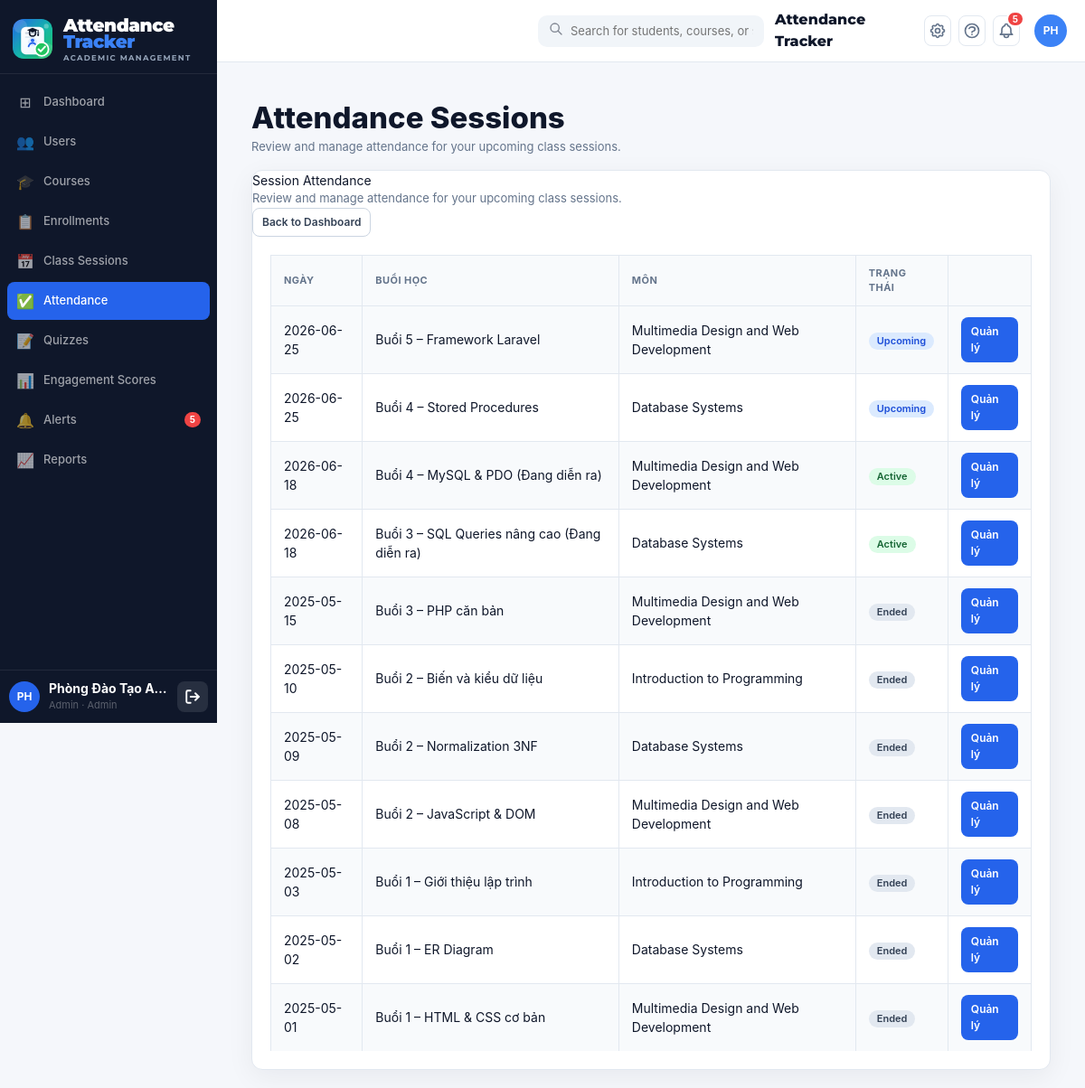
The page /public/teacher/attendance.php (signed in) on the database its author committed.
### tables this page shows
CREATE TABLE IF NOT EXISTS `class_sessions` (
    `id`           INT UNSIGNED NOT NULL AUTO_INCREMENT,
    `course_id`    INT UNSIGNED NOT NULL,
    `teacher_id`   INT UNSIGNED NOT NULL,
    `session_date` DATE         NOT NULL,
    `start_time`   TIME         NOT NULL,
    `end_time`     TIME         NOT NULL,
    `title`        VARCHAR(200) DEFAULT NULL,
    `description`  TEXT         DEFAULT NULL,
    `location`     VARCHAR(100) DEFAULT NULL,
    `status`       ENUM('upcoming','active','ended') NOT NULL DEFAULT 'upcoming',
    `notes`        TEXT         DEFAULT NULL,
    `created_at`   DATETIME     NOT NULL DEFAULT CURRENT_TIMESTAMP,
    `updated_at`   DATETIME     NOT NULL DEFAULT CURRENT_TIMESTAMP ON UPDATE CURRENT_TIMESTAMP,
    PRIMARY KEY (`id`),
    INDEX `idx_cs_course`  (`course_id`),
    INDEX `idx_cs_date`    (`session_date`),
    INDEX `idx_cs_status`  (`status`),
    CONSTRAINT `fk_cs_course`   FOREIGN KEY (`course_id`)  REFERENCES `courses`(`id`) ON DELETE CASCADE,
    CONSTRAINT `fk_cs_teacher`  FOREIGN KEY (`teacher_id`) REFERENCES `users`(`id`)
);

CREATE TABLE IF NOT EXISTS `courses` (
    `id`                       INT UNSIGNED  NOT NULL AUTO_INCREMENT,
    `course_code`              VARCHAR(20)   NOT NULL,
    `course_name`              VARCHAR(150)  NOT NULL,
    `credits`                  TINYINT       NOT NULL DEFAULT 3,
    `semester`                 VARCHAR(20)   NOT NULL   COMMENT 'VD: 2025-2',
    `room`                     VARCHAR(50)   DEFAULT NULL,
    `schedule_info`            VARCHAR(200)  DEFAULT NULL COMMENT 'VD: Thứ 5, 07:30-09:30',
    `absence_threshold`        INT           NOT NULL DEFAULT 3
                               COMMENT 'Số buổi vắng tối đa – vượt ngưỡng thì tạo alert low_attendance',
    `low_engagement_threshold` DECIMAL(5,2)  NOT NULL DEFAULT 40.00
                               COMMENT 'Ngưỡng engagement_index (0-100) – thấp hơn thì tạo alert low_engagement',
    `attend_score`             DECIMAL(4,2)  NOT NULL DEFAULT 2.00
                               COMMENT 'Điểm mặc định/fallback mỗi lần điểm danh đúng giờ',
    `quiz_correct_score`       DECIMAL(4,2)  NOT NULL DEFAULT 2.00
                               COMMENT 'Điểm mặc định/fallback mỗi câu quiz đúng',
    `discussion_score`         DECIMAL(4,2)  NOT NULL DEFAULT 1.00
                               COMMENT 'Điểm mặc định/fallback mỗi lần tham gia thảo luận',
    `is_active`                TINYINT(1)    NOT NULL DEFAULT 1,
    `created_at`               DATETIME      NOT NULL DEFAULT CURRENT_TIMESTAMP,
    `updated_at`               DATETIME      NOT NULL DEFAULT CURRENT_TIMESTAMP ON UPDATE CURRENT_TIMESTAMP,
    PRIMARY KEY (`id`),
    UNIQUE KEY `uq_course_semester` (`course_code`, `semester`),
    INDEX `idx_semester`  (`semester`),
    INDEX `idx_is_active` (`is_active`)
);

### public/teacher/attendance.php (called while the page is built, shortened)
<?php
$db = Database::getInstance()->getConnection();
if ($_SESSION['role'] === 'admin') {
    $stmt = $db->query("
        SELECT cs.*, c.course_name
        FROM class_sessions cs
        JOIN courses c ON cs.course_id = c.id
        ORDER BY cs.session_date DESC
    ");
    $sessions = $stmt->fetchAll();
}
require_once APP_ROOT . '/views/teacher/attendance/sessions_overview.php';

### views/teacher/attendance/sessions_overview.php (the view, shortened to what this page needs)
<?php
require_once APP_ROOT . '/views/layouts/header.php';
?>
<div class="container mt-4">
    <div class="admin-page-title">
        <div class="left">
            <h1>Attendance Sessions</h1>
            <p>Review and manage attendance for your upcoming class sessions.</p>
        </div>
    </div>
    <div class="card">
      <div class="card-header">
        <div>
          <div class="card-title">Session Attendance</div>
          <div class="text-muted" style="font-size:13px;">Review and manage attendance for your upcoming class sessions.</div>
        </div>
        <a href="<?= APP_URL ?>/teacher/dashboard.php" class="btn btn-outline-secondary btn-sm">Back to Dashboard</a>
      </div>
      <div class="card-body">
        <?php if (empty($sessions)): ?>
          <div class="alert alert-info">No attendance sessions found yet.</div>
        <?php else: ?>
          <div class="table-wrap">
            <div class="table-responsive">
              <table class="table table-hover table-striped table-bordered mb-0">
                <thead><tr><th>Ngày</th><th>Buổi học</th><th>Môn</th><th>Trạng thái</th><th></th></tr></thead>
                <tbody>
                <?php foreach ($sessions as $s): ?>
                <tr>
                    <td><?= htmlspecialchars($s['session_date']) ?></td>
                    <td><?= htmlspecialchars($s['title'] ?? 'Buổi học') ?></td>
                    <td><?= htmlspecialchars($s['course_name']) ?></td>
                    <td><span class="badge bg-<?php echo $s['status'] === 'active' ? 'success' : ($s['status'] === 'upcoming' ? 'info' : 'secondary'); ?>"><?= htmlspecialchars(ucfirst($s['status'])) ?></span></td>
                    <td>
                        <a href="<?= APP_URL ?>/teacher/attendance/methods_list.php?session_id=<?= $s['id'] ?>" class="btn btn-sm btn-primary">Quản lý</a>
                    </td>
                </tr>
                <?php endforeach; ?>
                </tbody>
              </table>
            </div>
          </div>
        <?php endif; ?>
      </div>
    </div>
  </div>
<?php require_once APP_ROOT . '/views/layouts/footer.php'; ?>

### public/assets/css/style.css (style rules this page uses)
:root { --primary: #2563eb; --primary-dark: #1d4ed8; --primary-soft: #eff6ff; --sidebar-bg: #0f172a; --text: #0f172a; --text-muted: #64748b; --line: #e2e8f0; --bg: #f5f7fb; --card: #ffffff; --success: #10b981; --warning: #f59e0b; --danger: #ef4444; --radius: 12px; --shadow: 0 8px 30px rgba(15, 23, 42, 0.06); }
*, *::before, *::after { box-sizing: border-box; }
body { margin: 0; font-family: "Inter", "Segoe UI", system-ui, sans-serif; background: var(--bg); color: var(--text); font-size: 14px; line-height: 1.5; }
a { color: inherit; }
.card { background: var(--card); border: 1px solid var(--line); border-radius: var(--radius); box-shadow: var(--shadow); }
.card-body { padding: 20px; }
.table-striped tbody tr:nth-child(odd) { background: #f8fafc; }
.btn { display: inline-flex; align-items: center; justify-content: center; gap: 8px; border-radius: 10px; border: 1px solid transparent; padding: 9px 14px; cursor: pointer; text-decoration: none; font-weight: 600; font-size: 13px; transition: all 0.18s ease; }
.container { width: 100%; max-width: 1140px; margin: 0 auto; padding: 0 18px; }
.mt-4 { margin-top: 24px; }
.text-muted { color: var(--text-muted); }
.table-responsive { overflow-x: auto; }
.table { width: 100%; border-collapse: collapse; }
.table-bordered th, .table-bordered td { border: 1px solid #e2e8f0; }
.bg-success { background: #dcfce7; color: #166534 !important; }
.bg-secondary { background: #e2e8f0; color: #334155 !important; }
.bg-info { background: #dbeafe; color: #1d4ed8 !important; }
.btn-outline-secondary { border-color: #cbd5e1; color: #334155; background: #fff; }
.btn-primary { background: var(--primary); color: #fff; }
.btn-sm { padding: 6px 10px; font-size: 12px; border-radius: 8px; }
.badge { display: inline-flex; align-items: center; justify-content: center; padding: 3px 9px; border-radius: 999px; font-size: 11px; font-weight: 600; line-height: 1.2; }
.table-wrap { overflow-x: auto; }
table { width: 100%; border-collapse: collapse; }
thead tr { background: #f8fafc; }
th { text-align: left; padding: 11px 14px; font-size: 11px; text-transform: uppercase; letter-spacing: 0.04em; color: #64748b; border-bottom: 1px solid var(--line); }
td { padding: 12px 14px; border-bottom: 1px solid #f1f5f9; vertical-align: middle; }
tbody tr:last-child td { border-bottom: none; }
.admin-page-title { display: flex; align-items: center; justify-content: space-between; gap: 14px; margin-bottom: 16px; }
.admin-page-title .left h1 { margin: 0 0 4px; font-size: 33px; font-weight: 800; line-height: 1.08; }
.admin-page-title .left p { margin: 0; color: var(--text-muted); font-size: 13px; }

### rows shown on the page
class_sessions: session_date "2026-06-25", title "Buổi 5 – Framework Laravel", course.course_name "Multimedia Design and Web Development", status "Upcoming"
class_sessions: session_date "2026-06-25", title "Buổi 4 – Stored Procedures", course.course_name "Database Systems", status "Upcoming"
class_sessions: session_date "2026-06-18", title "Buổi 4 – MySQL & PDO (Đang diễn ra)", course.course_name "Multimedia Design and Web Development", status "Active"
class_sessions: session_date "2026-06-18", title "Buổi 3 – SQL Queries nâng cao (Đang diễn ra)", course.course_name "Database Systems", status "Active"
class_sessions: session_date "2025-05-15", title "Buổi 3 – PHP căn bản", course.course_name "Multimedia Design and Web Development", status "Ended"
class_sessions: session_date "2025-05-10", title "Buổi 2 – Biến và kiểu dữ liệu", course.course_name "Introduction to Programming", status "Ended"
class_sessions: session_date "2025-05-09", title "Buổi 2 – Normalization 3NF", course.course_name "Database Systems", status "Ended"
class_sessions: session_date "2025-05-08", title "Buổi 2 – JavaScript & DOM", course.course_name "Multimedia Design and Web Development", status "Ended"
class_sessions: session_date "2025-05-03", title "Buổi 1 – Giới thiệu lập trình", course.course_name "Introduction to Programming", status "Ended"
class_sessions: session_date "2025-05-02", title "Buổi 1 – ER Diagram", course.course_name "Database Systems", status "Ended"
class_sessions: session_date "2025-05-01", title "Buổi 1 – HTML & CSS cơ bản", course.course_name "Multimedia Design and Web Development", status "Ended"

### other values the page prints
$item['icon'] "⊞"
$item['label'] "Dashboard"
$item['icon'] "👥"
$item['label'] "Users"
$item['icon'] "🎓"
$item['label'] "Courses"
$item['icon'] "📋"
$item['label'] "Enrollments"
$item['icon'] "📅"
$item['label'] "Class Sessions"
$item['icon'] "✅"
$item['label'] "Attendance"
$item['icon'] "📝"
$item['label'] "Quizzes"
$item['icon'] "📊"
